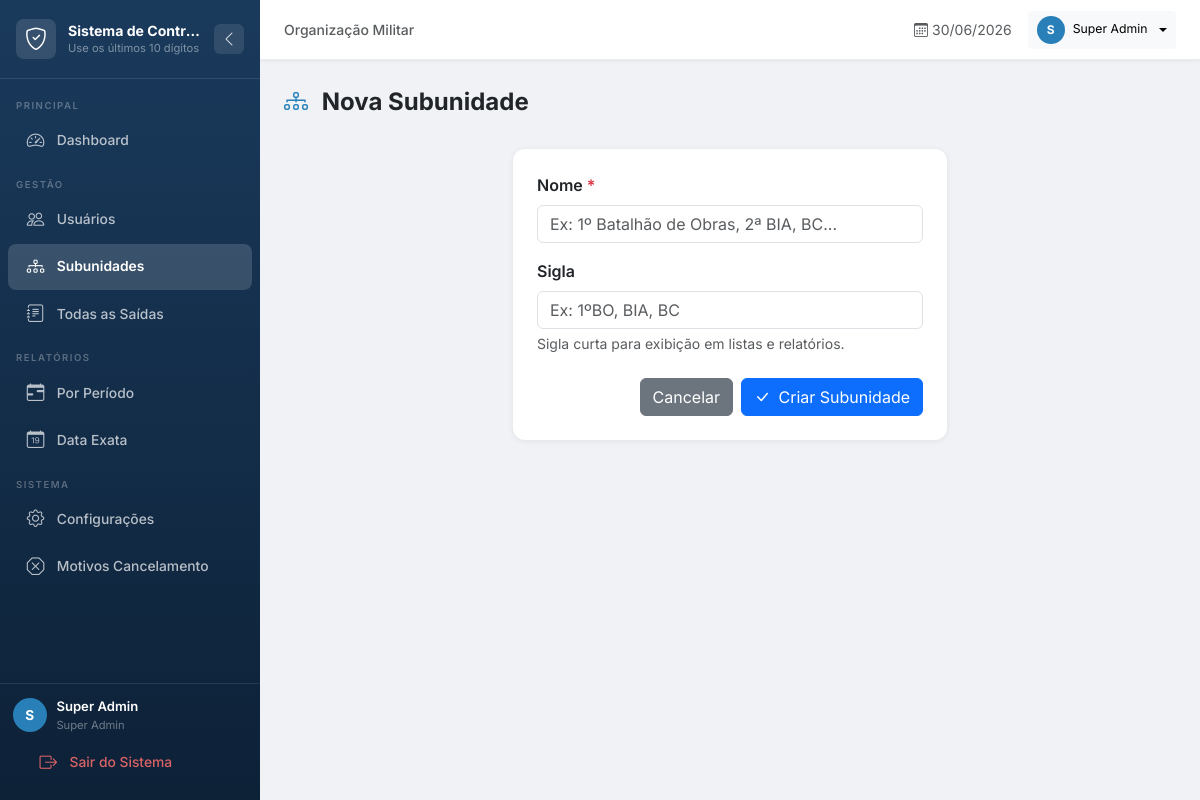
/admin/subunidades/nova (signed in), run on the app's committed database.
### app/models/__init__.py (models this page shows, shortened)
class ConfigSistema(db.Model):
    __tablename__ = "config_sistema"
    id        = db.Column(db.Integer, primary_key=True)
    chave     = db.Column(db.String(100), unique=True, nullable=False)
    valor     = db.Column(db.Text, nullable=True)
    descricao = db.Column(db.String(255), nullable=True)
    tipo      = db.Column(db.String(20), default="texto")

class Usuario(UserMixin, db.Model):
    __tablename__ = "usuarios"
    id            = db.Column(db.Integer, primary_key=True)
    cpf           = db.Column(db.String(14), unique=True, nullable=False, index=True)
    nome          = db.Column(db.String(100), nullable=False)
    senha_hash    = db.Column(db.String(255), nullable=False)
    tipo          = db.Column(
        db.Enum(*TipoUsuario.TODOS, name="tipo_usuario"),
        nullable=False,
        default=TipoUsuario.USUARIO,
    )
    ativo         = db.Column(db.Boolean, default=True, nullable=False)
    data_criacao  = db.Column(db.DateTime, default=datetime.utcnow, nullable=False)
    foto          = db.Column(db.String(255), nullable=True)
    subunidade_id = db.Column(
        db.Integer,
        db.ForeignKey("subunidades.id", ondelete="SET NULL"),
        nullable=True,
        index=True,
    )
    telefone      = db.Column(db.String(20), nullable=True)
    email         = db.Column(db.String(120), nullable=True)
    registros = db.relationship(
        "Registro",
        backref="usuario",
        lazy="dynamic",
        foreign_keys="Registro.cpf_usuario",
        primaryjoin="Usuario.cpf == Registro.cpf_usuario",
        cascade="all, delete-orphan",
    )
    @property
    def is_admin(self) -> bool:
        return self.tipo == TipoUsuario.ADMIN

### app/routes/admin.py (the view, shortened to what this page needs)
@admin_bp.route("/subunidades/nova", methods=["GET", "POST"])
@login_required
@admin_required
def nova_subunidade():
    return render_template("admin/form_subunidade.html", acao="nova")

### app/context_processors.py (called while the page is built)
def register_context_processors(app) -> None:
    @app.context_processor
    def inject_globals() -> dict:
        try:
            configs = {c.chave: c.valor for c in ConfigSistema.query.all()}
        except Exception:
            configs = {}
        return {
            "config_sistema": configs,
            "now": datetime.now(),
        }

### app/models/__init__.py (called while the page is built)
@login_manager.user_loader
def load_user(user_id: str) -> "Usuario | None":
    try:
        return db.session.get(Usuario, int(user_id))
    except (ValueError, TypeError):
        return None

### app/routes/admin.py (called while the page is built)
def admin_required(f):
    @wraps(f)
    def decorated(*args, **kwargs):
        if not current_user.is_authenticated or not current_user.is_admin:
            flash("Acesso restrito ao administrador.", "danger")
            return redirect(url_for("auth.login"))
        return f(*args, **kwargs)
    return decorated

### app/templates/admin/form_subunidade.html (shortened to what this page needs)
{% extends 'base.html' %}
{% block content %}
<div class="page-header mb-4">
    <h4 class="mb-0 fw-bold">
        <i class="bi bi-diagram-3 me-2" style="color:var(--cor-secundaria);"></i>
        {{ 'Nova Subunidade' if acao == 'nova' else 'Editar Subunidade' }}
    </h4>
</div>
<div class="row justify-content-center">
    <div class="col-md-6">
        <div class="card">
            <div class="card-body p-4">
                <form method="POST">
                    <div class="mb-3">
                        <label class="form-label fw-semibold">Nome <span class="text-danger">*</span></label>
                        <input type="text" name="nome" class="form-control"
                               value="{{ sub.nome if sub else '' }}"
                               placeholder="Ex: 1º Batalhão de Obras, 2ª BIA, BC..." required>
                    </div>
                    <div class="mb-3">
                        <label class="form-label fw-semibold">Sigla</label>
                        <input type="text" name="sigla" class="form-control" maxlength="20"
                               value="{{ sub.sigla if sub and sub.sigla else '' }}"
                               placeholder="Ex: 1ºBO, BIA, BC">
                        <div class="form-text">Sigla curta para exibição em listas e relatórios.</div>
                    </div>
                    <div class="d-flex gap-2 justify-content-end mt-4">
                        <a href="{{ url_for('admin.listar_subunidades') }}" class="btn btn-secondary">Cancelar</a>
                        <button type="submit" class="btn btn-primary">
                            <i class="bi bi-check-lg me-1"></i>
                            {{ 'Criar Subunidade' if acao == 'nova' else 'Salvar Alterações' }}
                        </button>
                    </div>
                </form>
            </div>
        </div>
    </div>
</div>
{% endblock %}

### app/templates/base.html (shortened to what this page needs)
<!DOCTYPE html>
<html lang="pt-br">
<head>
    <link href="https://cdn.jsdelivr.net/npm/bootstrap@5.3.2/dist/css/bootstrap.min.css" rel="stylesheet">
    <link href="https://cdn.jsdelivr.net/npm/bootstrap-icons@1.11.3/font/bootstrap-icons.min.css" rel="stylesheet">
</head>
<body>
<nav id="sidebar" aria-label="Menu lateral">
    <div class="sidebar-brand">
        {% if config_sistema.get('logo') %}
            <img src="{{ url_for('static', filename='uploads/' + config_sistema.get('logo')) }}" alt="Logo">
        {% else %}
            <div class="brand-icon d-flex align-items-center justify-content-center">
                <i class="bi bi-shield-check" style="color:#fff;font-size:1.4rem;"></i>
            </div>
        {% endif %}
        <div class="brand-text">
            <div class="brand-name">{{ config_sistema.get('nome_sistema', 'Controle de Saídas') }}</div>
            <div class="brand-sub">{{ config_sistema.get('subtitulo', 'Sistema de Gestão') }}</div>
        </div>
        <button class="sidebar-toggle d-none d-md-flex" id="sidebarToggle" onclick="toggleCollapse()" title="Recolher/expandir menu">
            <i class="bi bi-chevron-left" id="toggleIcon"></i>
        </button>
    </div>
    <div class="sidebar-nav">
        {% if current_user.is_admin %}
            <div class="nav-section">Principal</div>
            <a href="{{ url_for('admin.dashboard') }}" class="nav-link {% if request.endpoint == 'admin.dashboard' %}active{% endif %}" title="Dashboard">
                <i class="bi bi-speedometer2"></i><span class="link-text"> Dashboard</span>
            </a>
            <div class="nav-section">Gestão</div>
            <a href="{{ url_for('admin.listar_usuarios') }}" class="nav-link {% if 'usuario' in request.endpoint %}active{% endif %}" title="Usuários">
                <i class="bi bi-people"></i><span class="link-text"> Usuários</span>
            </a>
            <a href="{{ url_for('admin.listar_subunidades') }}" class="nav-link {% if 'subunidade' in request.endpoint %}active{% endif %}" title="Subunidades">
                <i class="bi bi-diagram-3"></i><span class="link-text"> Subunidades</span>
            </a>
            <a href="{{ url_for('admin.listar_saidas') }}" class="nav-link {% if 'saidas' in request.endpoint %}active{% endif %}" title="Saídas">
                <i class="bi bi-journal-text"></i><span class="link-text"> Todas as Saídas</span>
            </a>
            <div class="nav-section">Relatórios</div>
            <a href="{{ url_for('reports.por_periodo') }}" class="nav-link {% if 'periodo' in request.endpoint %}active{% endif %}" title="Por Período">
                <i class="bi bi-calendar-range"></i><span class="link-text"> Por Período</span>
            </a>
            <a href="{{ url_for('reports.data_exata') }}" class="nav-link {% if 'exata' in request.endpoint %}active{% endif %}" title="Data Exata">
                <i class="bi bi-calendar-date"></i><span class="link-text"> Data Exata</span>
            </a>
            <div class="nav-section">Sistema</div>
            <a href="{{ url_for('admin.configuracoes') }}" class="nav-link {% if 'configuracoes' in request.endpoint %}active{% endif %}" title="Configurações">
                <i class="bi bi-gear"></i><span class="link-text"> Configurações</span>
            </a>
            <a href="{{ url_for('admin.listar_motivos') }}" class="nav-link {% if 'motivo' in request.endpoint %}active{% endif %}" title="Motivos de Cancelamento">
                <i class="bi bi-x-octagon"></i><span class="link-text"> Motivos Cancelamento</span>
            </a>
        {% endif %}
    </div>
    <div class="sidebar-footer">
        <div class="footer-user">
            {% if current_user.foto %}
                <img src="{{ url_for('static', filename='uploads/' + current_user.foto) }}" class="user-avatar" alt="">
            {% else %}
                <div class="user-avatar-placeholder">{{ current_user.nome[0].upper() }}</div>
            {% endif %}
            <div class="footer-user-info">
                <div style="color:#fff;font-size:0.82rem;font-weight:600;white-space:nowrap;overflow:hidden;text-overflow:ellipsis;">{{ current_user.nome }}</div>
                <div style="color:rgba(255,255,255,0.4);font-size:0.7rem;">{{ 'Super Admin' if current_user.is_admin else 'Usuário' }}</div>
            </div>
        </div>
        <a href="{{ url_for('auth.logout') }}" class="nav-link" style="color:rgba(255,110,110,0.85);" title="Sair">
            <i class="bi bi-box-arrow-right"></i><span class="link-text"> Sair do Sistema</span>
        </a>
    </div>
</nav>
<div id="main-content">
    <div class="topbar gap-2">
        <span class="text-muted small fw-medium d-none d-md-block">
            {{ config_sistema.get('organizacao', 'Organização OM') }}
        </span>
        <div class="ms-auto d-flex align-items-center gap-3">
            <span class="text-muted small d-none d-sm-block">
                <i class="bi bi-calendar3 me-1"></i>{{ now.strftime('%d/%m/%Y') }}
            </span>
            <div class="dropdown">
                <button class="btn btn-sm btn-light dropdown-toggle d-flex align-items-center gap-2" data-bs-toggle="dropdown">
                    {% if current_user.foto %}
                        <img src="{{ url_for('static', filename='uploads/' + current_user.foto) }}" class="user-avatar" style="width:28px;height:28px;" alt="">
                    {% else %}
                        <div class="user-avatar-placeholder" style="width:28px;height:28px;font-size:0.75rem;">{{ current_user.nome[0].upper() }}</div>
                    {% endif %}
                    <span class="d-none d-sm-block small">{{ current_user.nome }}</span>
                </button>
            </div>
        </div>
    </div>
    <div class="container-fluid p-3 p-md-4">
        {% block content %}{% endblock %}
    </div>
</div>
</body>
</html>

### data on the page
ConfigSistema: get "Sistema de Contr…"
ConfigSistema: get "Use os últimos 10 dígitos…"
Usuario: nome "S", nome "Super Admin", tipo "Super Admin"
ConfigSistema: get "Organização Militar"

### other printed values
{{ 'Nova Subunidade' if acao == 'nova' else 'Editar Subunidade' }} "Nova Subunidade"
{{ 'Criar Subunidade' if acao == 'nova' else 'Salvar Alterações' }} "Criar Subunidade"
